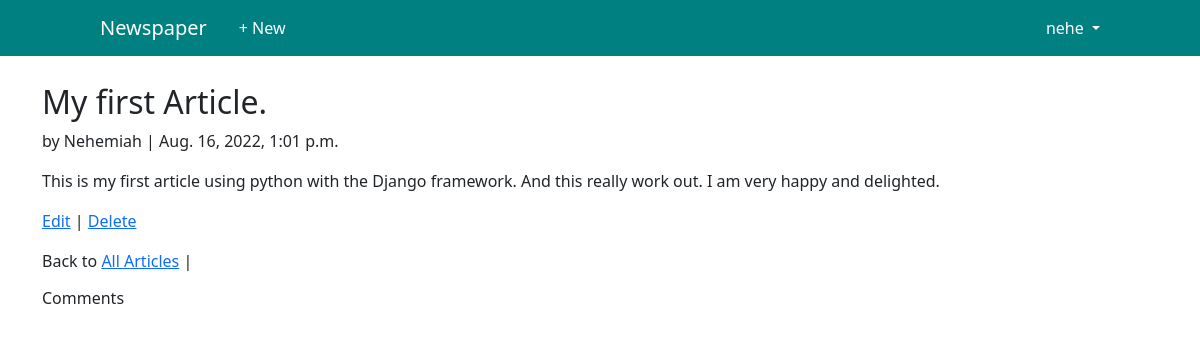
Screenshot of /articles/1/ (signed in) with the database file from the repository.
### users/models.py (models this page shows)
class CustomUser(AbstractUser):
    age = models.PositiveIntegerField(null=True, blank=True)

### articles/models.py (models this page shows, shortened)
class Article(models.Model):
    title = models.CharField(max_length=255)
    body = models.TextField()
    date = models.DateTimeField(auto_now_add=True)
    author = models.ForeignKey(get_user_model(), on_delete=models.CASCADE,)

### articles/views.py (the view)
# urls.py: path('<int:pk>/', ArticleDetailView.as_view(), name='article_detail'),
class ArticleDetailView(LoginRequiredMixin, DetailView):
    model = Article
    template_name = 'article_detail.html'
    login_url = 'login'

### users/templates/article_detail.html (shortened to what this page needs)
{% extends 'base.html' %}
{% block content %}
<div class="article_entry">
    <h2>{{ object.title }}</h2>
    <p>by {{ object.author }} | {{ object.date }}</p>
    <p>{{ object.body }}</p>
</div>
<p>
    <a href="{% url 'article_edit' article.pk %}">Edit</a> |
    <a href="{% url 'article_delete' article.pk %}">Delete</a>
</p>
<p>
    Back to <a href="{% url 'article_list' %}">All Articles</a> |
</p>
<p><h6>Comments</h6>
</p>
{% endblock content %}

### users/templates/base.html (shortened to what this page needs)
{% load static %}
<!DOCTYPE html>
<html>
<head>
  <link href="{% static 'style.css' %}" rel="stylesheet">
  <link href="https://cdn.jsdelivr.net/npm/bootstrap@5.1.3/dist/css/bootstrap.min.css" rel="stylesheet">
</head>
<body>
  <div class="container">
    <header class="p-3 mb-3 border-bottom">
      <div class="container-fluid">
        <nav class="navbar navbar-expand-md navbar-custom fixed-top d-flex flex-wrap align-items-center justify-content-center justify-content-lg-start">
          <a class="navbar-brand" href="{% url 'home' %}">Newspaper</a>
          <ul class="nav col-12 col-lg-auto me-lg-auto mb-2 justify-content-center
            mb-md-0">
          {% if user.is_authenticated %}
            <li><a href="{% url 'article_new' %}" class="nav-link">+ New</a></li>
          </ul>
          <div class="dropdown text-end">
            <a href="#" class="d-block dropdown-toggle"
              id="dropdownUser1" data-bs-toggle="dropdown" aria-expanded="false">
              {{ user.username }}
            </a>
          </div>
          {% else %}
          <div class="text-end">
            <a href="{% url 'login' %}" class="btn btn-primary">Log In</a>
            <a href="{% url 'signup' %}" class="btn btn-primary">Sign Up</a>
          </div>
          {% endif %}
        </nav>
      </div>
    </header>
    <main>
      {% block content %}
      {% endblock content %}
    </main>
  </div>
</body>
</html>

### static/style.css (style rules this page uses)
.navbar-custom { color:white; background-color:teal; }
.navbar-brand { margin-left: 100px; color:white; }
main { margin-top: 50px; }
li .nav-link { color:white; }
.d-block { color:white; margin-right: 100px; text-decoration: none; }
.text-end { float:right; }

### rows the page displays
CustomUser: username "nehe"
Article: title "My first Article.", author "Nehemiah", date "Aug. 16, 2022, 1:01 p.m.", body "This is my first article using python with the Django framework. And this really work out. I am very happy and delighted."
